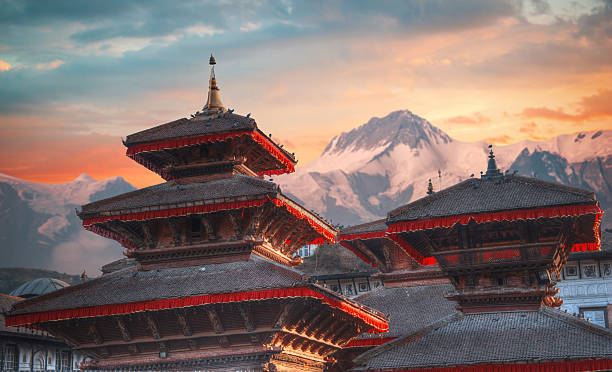
#> input picture DAY73/img.jpg, 612 x 372 px
$ python image_resizer.py
#> lines starting #> are read from the running program, lines starting #| are printed output that depends on the picture
import cv2
# image = cv2.imread("img.jpg", cv2.IMREAD_UNCHANGED)
# cv2.imshow("Nepal", image)
# cv2.waitKey(0)

src = cv2.imread("img.jpg", cv2.IMREAD_UNCHANGED)
#> src is the input picture: shape (372, 612, 3); mean B, G, R 107.2, 111.2, 130.4
cv2.imshow("Nepal", src)
scale_percent = 50
width = int(src.shape[1] * scale_percent / 100)
#> width = 306
height = int(src.shape[1] * scale_percent / 100)
#> height = 306
output = cv2.resize(src,(width,height))
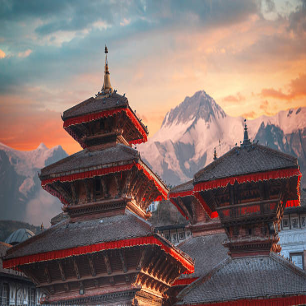
#> output: shape (306, 306, 3); mean B, G, R 107.1, 111.1, 130.3
cv2.imwrite("NewImageNepal.jpg",output)
cv2.waitKey(0)
